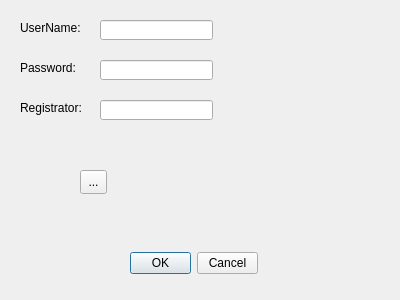
<?xml version="1.0" encoding="UTF-8"?>
<ui version="4.0">
 <class>property</class>
 <widget class="QDialog" name="property">
  <property name="geometry">
   <rect>
    <x>0</x>
    <y>0</y>
    <width>400</width>
    <height>300</height>
   </rect>
  </property>
  <property name="windowTitle">
   <string>property</string>
  </property>
  <widget class="QDialogButtonBox" name="buttonBox">
   <property name="geometry">
    <rect>
     <x>130</x>
     <y>250</y>
     <width>128</width>
     <height>26</height>
    </rect>
   </property>
   <property name="standardButtons">
    <set>QDialogButtonBox::Cancel|QDialogButtonBox::Ok</set>
   </property>
  </widget>
  <widget class="QLineEdit" name="lineEditUserName">
   <property name="geometry">
    <rect>
     <x>100</x>
     <y>20</y>
     <width>113</width>
     <height>20</height>
    </rect>
   </property>
  </widget>
  <widget class="QLabel" name="labelUserName">
   <property name="geometry">
    <rect>
     <x>20</x>
     <y>20</y>
     <width>71</width>
     <height>16</height>
    </rect>
   </property>
   <property name="text">
    <string>UserName:</string>
   </property>
  </widget>
  <widget class="QLabel" name="labelPassword">
   <property name="geometry">
    <rect>
     <x>20</x>
     <y>60</y>
     <width>71</width>
     <height>16</height>
    </rect>
   </property>
   <property name="text">
    <string>Password:</string>
   </property>
  </widget>
  <widget class="QLineEdit" name="lineEditPassword">
   <property name="geometry">
    <rect>
     <x>100</x>
     <y>60</y>
     <width>113</width>
     <height>20</height>
    </rect>
   </property>
   <property name="echoMode">
    <enum>QLineEdit::Password</enum>
   </property>
  </widget>
  <widget class="QLineEdit" name="lineEditRegistrator">
   <property name="geometry">
    <rect>
     <x>100</x>
     <y>100</y>
     <width>113</width>
     <height>20</height>
    </rect>
   </property>
  </widget>
  <widget class="QLabel" name="labelRegistrator">
   <property name="geometry">
    <rect>
     <x>20</x>
     <y>100</y>
     <width>81</width>
     <height>16</height>
    </rect>
   </property>
   <property name="text">
    <string>Registrator:</string>
   </property>
  </widget>
  <widget class="QPushButton" name="pushButton">
   <property name="geometry">
    <rect>
     <x>270</x>
     <y>100</y>
     <width>31</width>
     <height>31</height>
    </rect>
   </property>
   <property name="sizePolicy">
    <sizepolicy hsizetype="Fixed" vsizetype="Fixed">
     <horstretch>0</horstretch>
     <verstretch>0</verstretch>
    </sizepolicy>
   </property>
   <property name="font">
    <font>
     <pointsize>9</pointsize>
    </font>
   </property>
   <property name="autoFillBackground">
    <bool>false</bool>
   </property>
   <property name="text">
    <string/>
   </property>
   <property name="icon">
    <iconset>
     <normaloff>ico/1341998331_microphone.png</normaloff>
     <normalon>ico/1341998331_microphone_off.png</normalon>ico/1341998331_microphone.png</iconset>
   </property>
   <property name="iconSize">
    <size>
     <width>24</width>
     <height>24</height>
    </size>
   </property>
   <property name="checkable">
    <bool>true</bool>
   </property>
   <property name="autoRepeat">
    <bool>false</bool>
   </property>
   <property name="autoExclusive">
    <bool>true</bool>
   </property>
   <property name="flat">
    <bool>true</bool>
   </property>
  </widget>
  <widget class="QToolButton" name="toolButton">
   <property name="geometry">
    <rect>
     <x>80</x>
     <y>170</y>
     <width>27</width>
     <height>24</height>
    </rect>
   </property>
   <property name="autoFillBackground">
    <bool>false</bool>
   </property>
   <property name="text">
    <string>...</string>
   </property>
  </widget>
 </widget>
 <resources/>
 <connections/>
</ui>
